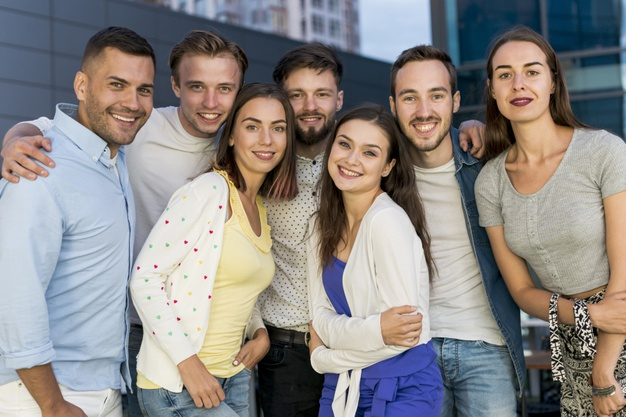
#> input picture test1.jpg, 626 x 417 px
$ python face_detect.py test1.jpg
#> lines starting #> are read from the running program, lines starting #| are printed output that depends on the picture; after the words box and inside, x2 and y2 are one past the last pixel; in counts of white or black regions, pixels touching at a corner belong together
#!/usr/bin/python

import cv2
import sys

if len(sys.argv) != 2:
    print("Syntax error\nSyntax:", sys.argv[0], "[IMAGE PATH]")
    exit(1)

# On charge la cascade (pré-traitement pour reconnaitre des visages)
face_cascade = cv2.CascadeClassifier('haarcascade_frontalface_default.xml')

img = cv2.imread(sys.argv[1])  # On charge l'image
#> img is the input picture: shape (417, 626, 3); mean B, G, R 134.7, 136.6, 140.5

gray = cv2.cvtColor(img, cv2.COLOR_BGR2GRAY)  # Conversion niveaux de gris
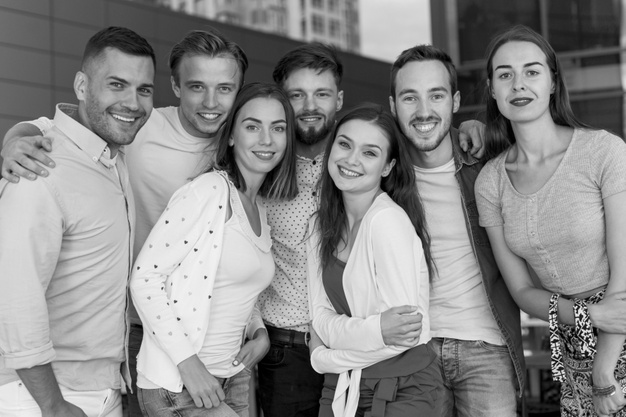
#> gray: shape (417, 626); min 0, max 246, mean 137.6

# On détecte les visages avec la cascade
faces = face_cascade.detectMultiScale(gray, 1.1, 4)
#> faces = [[177, 62, 67, 67], [280, 71, 62, 62], [231, 102, 66, 66], [385, 66, 76, 76], [479, 41, 81, 81], [90, 58, 77, 77], [320, 121, 73, 73]]

# On dessine les rectanges autour des visages
for (x, y, w, h) in faces:
    cv2.rectangle(img, (x, y), (x+w, y+h), (255, 0, 0), 2)
#> this loop made 7 passes
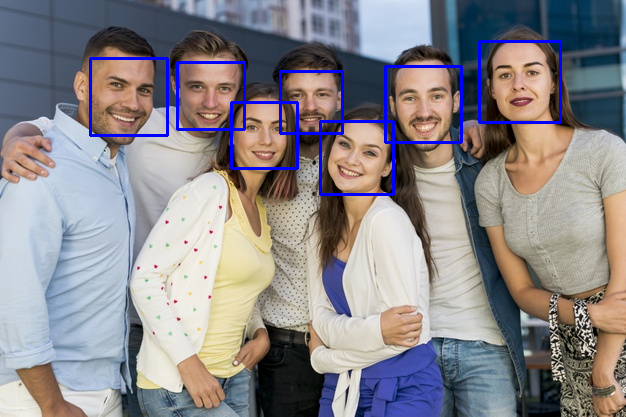
#> img: shape (417, 626, 3); 2.27% of pixels changed, all inside (x1, y1, x2, y2) = (89, 40, 562, 196)

cv2.imshow('img', img)  # On affiche la sortie
cv2.waitKey()  # On attend une touche pour fermer
